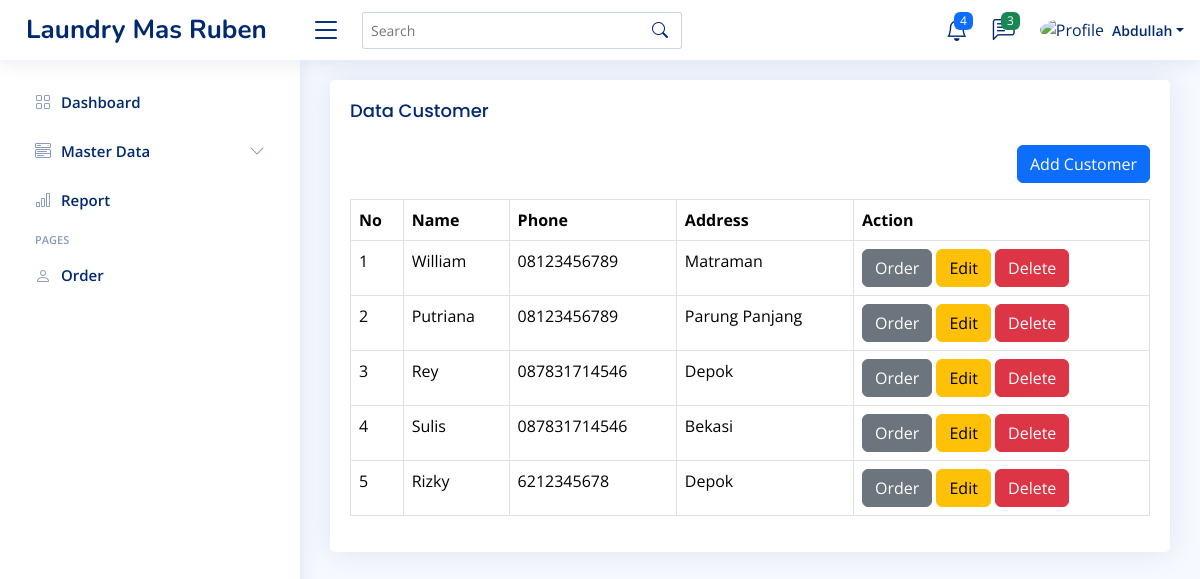
Page /home.php?page=customer (signed in) on the committed database.
### tables this page shows
CREATE TABLE `customer` (
  `id` int(11) NOT NULL,
  `customer_name` varchar(50) NOT NULL,
  `phone` varchar(13) NOT NULL,
  `address` text NOT NULL,
  `created_at` timestamp NOT NULL DEFAULT current_timestamp(),
  `updated_at` timestamp NULL DEFAULT NULL ON UPDATE current_timestamp(),
  `deleted_at` datetime DEFAULT NULL
);

### content/customer.php (the view, shortened to what this page needs)
<?php
$queryCustomer = mysqli_query($config, "SELECT * FROM customer WHERE deleted_at IS NULL ORDER BY id DESC");
$rowCustomer = mysqli_fetch_all($queryCustomer, MYSQLI_ASSOC);
?>
<section class="section">
<div class="row">
    <div class="col-12">
        <div class="card">
            <div class="card-body">
                <h5 class="card-title">Data Customer</h5>
                <div class="table-responsive">
                    <div class="mb-3" align="right">
                        <a href="?page=tambah-customer" class="btn btn-primary">Add Customer</a>
                    </div>
                    <table class="table table-bordered">
                        <thead>
                            <tr>
                                <th>No</th>
                                <th>Name</th>
                                <th>Phone</th>
                                <th>Address</th>
                                <th>Action</th>
                            </tr>
                        </thead>
                        <tbody>
                            <?php foreach($rowCustomer as $index => $customer): ?>
                            <tr>
                                <td><?php echo $index +=1 ?></td>
                                <td><?php echo $customer['customer_name'] ?></td>
                                <td><?php echo $customer['phone'] ?></td>
                                <td><?php echo $customer['address'] ?></td>
                                <td>
                                    <a href="?page=tambah-order&id_customer=<?php echo $customer ['id'] ?>" class="btn btn-secondary">Order</a>
                                    <a href="?page=tambah-customer&edit=<?php echo $customer ['id'] ?>" class="btn btn-warning">Edit</a>
                                    <a href="?page=customer&delete=<?php echo $customer ['id'] ?>" class="btn btn-danger">Delete</a>
                                </td>
                            </tr>
                            <?php endforeach ?>
                        </tbody>
                    </table>
                </div>
            </div>
        </div>
    </div>
</div>
</section>

### home.php (shortened to what this page needs)
<!DOCTYPE html>
<html lang="en">
<head>
  <link href="assets/vendor/bootstrap/css/bootstrap.min.css" rel="stylesheet">
  <link href="assets/vendor/bootstrap-icons/bootstrap-icons.css" rel="stylesheet">
  <link href="assets/vendor/boxicons/css/boxicons.min.css" rel="stylesheet">
  <link href="assets/vendor/quill/quill.snow.css" rel="stylesheet">
  <link href="assets/vendor/quill/quill.bubble.css" rel="stylesheet">
  <link href="assets/vendor/remixicon/remixicon.css" rel="stylesheet">
  <link href="assets/vendor/simple-datatables/style.css" rel="stylesheet">
  <link href="assets/css/style.css" rel="stylesheet">
</head>
<body>
  <?php include 'inc/header.php' ?>
  <?php include 'inc/sidebar.php' ?>
  <main id="main" class="main">
    <?php
    if (isset($_GET['page'])) {
      if (file_exists('content/' . $_GET['page'] . ".php")) {
        include 'content/' . $_GET['page'] . ".php";
      } else {
        include 'content/notfound.php';
      }
    } else {
      include 'content/dashboard.php';
    }
    ?>
  </main>
</body>
</html>

### inc/header.php (shortened to what this page needs)
<header id="header" class="header fixed-top d-flex align-items-center">
   <div class="d-flex align-items-center justify-content-between">
     <a href="index.html" class="logo d-flex align-items-center">
       <span class="d-none d-lg-block">Laundry Mas Ruben</span>
     </a>
     <i class="bi bi-list toggle-sidebar-btn"></i>
   </div>
   <div class="search-bar">
     <form class="search-form d-flex align-items-center" method="POST" action="#">
       <input type="text" name="query" placeholder="Search" title="Enter search keyword">
       <button type="submit" title="Search"><i class="bi bi-search"></i></button>
     </form>
   </div>
   <nav class="header-nav ms-auto">
     <ul class="d-flex align-items-center">
       <li class="nav-item dropdown">
         <a class="nav-link nav-icon" href="#" data-bs-toggle="dropdown">
           <i class="bi bi-bell"></i>
           <span class="badge bg-primary badge-number">4</span>
         </a>
       </li>
       <li class="nav-item dropdown">
         <a class="nav-link nav-icon" href="#" data-bs-toggle="dropdown">
           <i class="bi bi-chat-left-text"></i>
           <span class="badge bg-success badge-number">3</span>
         </a>
       </li>
       <li class="nav-item dropdown pe-3">
         <a class="nav-link nav-profile d-flex align-items-center pe-0" href="#" data-bs-toggle="dropdown">
           <img src="assets/img/profile-img.jpg" alt="Profile" class="rounded-circle">
           <span class="d-none d-md-block dropdown-toggle ps-2"><?php echo $_SESSION['NAME'] ?></span>
         </a>
       </li>
     </ul>
   </nav>
 </header>

### inc/sidebar.php (shortened to what this page needs)
<aside id="sidebar" class="sidebar">
    <ul class="sidebar-nav" id="sidebar-nav">
      <li class="nav-item">
        <a class="nav-link collapsed" href="home.php">
          <i class="bi bi-grid"></i>
          <span>Dashboard</span>
        </a>
      </li>
      <li class="nav-item">
        <a class="nav-link collapsed" data-bs-target="#components-nav" data-bs-toggle="collapse" href="#">
          <i class="bi bi-menu-button-wide"></i><span>Master Data</span><i class="bi bi-chevron-down ms-auto"></i>
        </a>
      </li>
      <li class="nav-item">
        <a class="nav-link collapsed" href="?page=report">
          <i class="bi bi-bar-chart"></i>
          <span>Report</span>
        </a>
      </li>
      <li class="nav-heading">Pages</li>
      <li class="nav-item">
        <a class="nav-link collapsed" href="?page=order">
          <i class="bi bi-person"></i>
          <span>Order</span>
        </a>
      </li>
    </ul>
  </aside>

### assets/css/style.css (style rules this page uses)
:root { scroll-behavior: smooth; }
body { font-family: "Open Sans", sans-serif; background: #f6f9ff; color: #444444; }
a { color: #4154f1; text-decoration: none; }
h1, h2, h3, h4, h5, h6 { font-family: "Nunito", sans-serif; }
#main { margin-top: 60px; padding: 20px 30px; transition: all 0.3s; }
.card { margin-bottom: 30px; border: none; border-radius: 5px; box-shadow: 0px 0 30px rgba(1, 41, 112, 0.1); }
.card-title { padding: 20px 0 15px 0; font-size: 18px; font-weight: 500; color: #012970; font-family: "Poppins", sans-serif; }
.card-body { padding: 0 20px 20px 20px; }
.logo { line-height: 1; }
@media (min-width: 1200px) { .logo { width: 280px; } }
.logo span { font-size: 26px; font-weight: 700; color: #012970; font-family: "Nunito", sans-serif; }
.header { transition: all 0.5s; z-index: 997; height: 60px; box-shadow: 0px 2px 20px rgba(1, 41, 112, 0.1); background-color: #fff; padding-left: 20px; }
.header .toggle-sidebar-btn { font-size: 32px; padding-left: 10px; cursor: pointer; color: #012970; }
.header .search-bar { min-width: 360px; padding: 0 20px; }
.header .search-form { width: 100%; }
.header .search-form input { border: 0; font-size: 14px; color: #012970; border: 1px solid rgba(1, 41, 112, 0.2); padding: 7px 38px 7px 8px; border-radius: 3px; transition: 0.3s; width: 100%; }
.header .search-form button { border: 0; padding: 0; margin-left: -30px; background: none; }
.header .search-form button i { color: #012970; }
.header-nav ul { list-style: none; }
.header-nav > ul { margin: 0; padding: 0; }
.header-nav .nav-icon { font-size: 22px; color: #012970; margin-right: 25px; position: relative; }
.header-nav .nav-profile { color: #012970; }
.header-nav .nav-profile img { max-height: 36px; }
.header-nav .nav-profile span { font-size: 14px; font-weight: 600; }
.header-nav .badge-number { position: absolute; inset: -2px -5px auto auto; font-weight: normal; font-size: 12px; padding: 3px 6px; }
.sidebar { position: fixed; top: 60px; left: 0; bottom: 0; width: 300px; z-index: 996; transition: all 0.3s; padding: 20px; overflow-y: auto; scrollbar-width: thin; scrollbar-color: #aab7cf transparent; box-shadow: 0px 0px 20px rgba(1, 41, 112, 0.1); background-color: #fff; }
@media (min-width: 1200px) { #main, #footer { margin-left: 300px; } }
.sidebar-nav { padding: 0; margin: 0; list-style: none; }
.sidebar-nav li { padding: 0; margin: 0; list-style: none; }
.sidebar-nav .nav-item { margin-bottom: 5px; }
.sidebar-nav .nav-heading { font-size: 11px; text-transform: uppercase; color: #899bbd; font-weight: 600; margin: 10px 0 5px 15px; }
.sidebar-nav .nav-link { display: flex; align-items: center; font-size: 15px; font-weight: 600; color: #4154f1; transition: 0.3; background: #f6f9ff; padding: 10px 15px; border-radius: 4px; }
.sidebar-nav .nav-link i { font-size: 16px; margin-right: 10px; color: #4154f1; }
.sidebar-nav .nav-link.collapsed { color: #012970; background: #fff; }
.sidebar-nav .nav-link.collapsed i { color: #899bbd; }
.sidebar-nav .nav-link .bi-chevron-down { margin-right: 0; transition: transform 0.2s ease-in-out; }

### rows in the picture
customer: index "1", customer_name "William", phone "08123456789", address "Matraman"
customer: index "2", customer_name "Putriana", phone "08123456789", address "Parung Panjang"
customer: index "3", customer_name "Rey", phone "087831714546", address "Depok"
customer: index "4", customer_name "Sulis", phone "087831714546", address "Bekasi"
customer: index "5", customer_name "Rizky", phone "6212345678", address "Depok"

### other values in the picture
$_SESSION['NAME'] "Abdullah"
